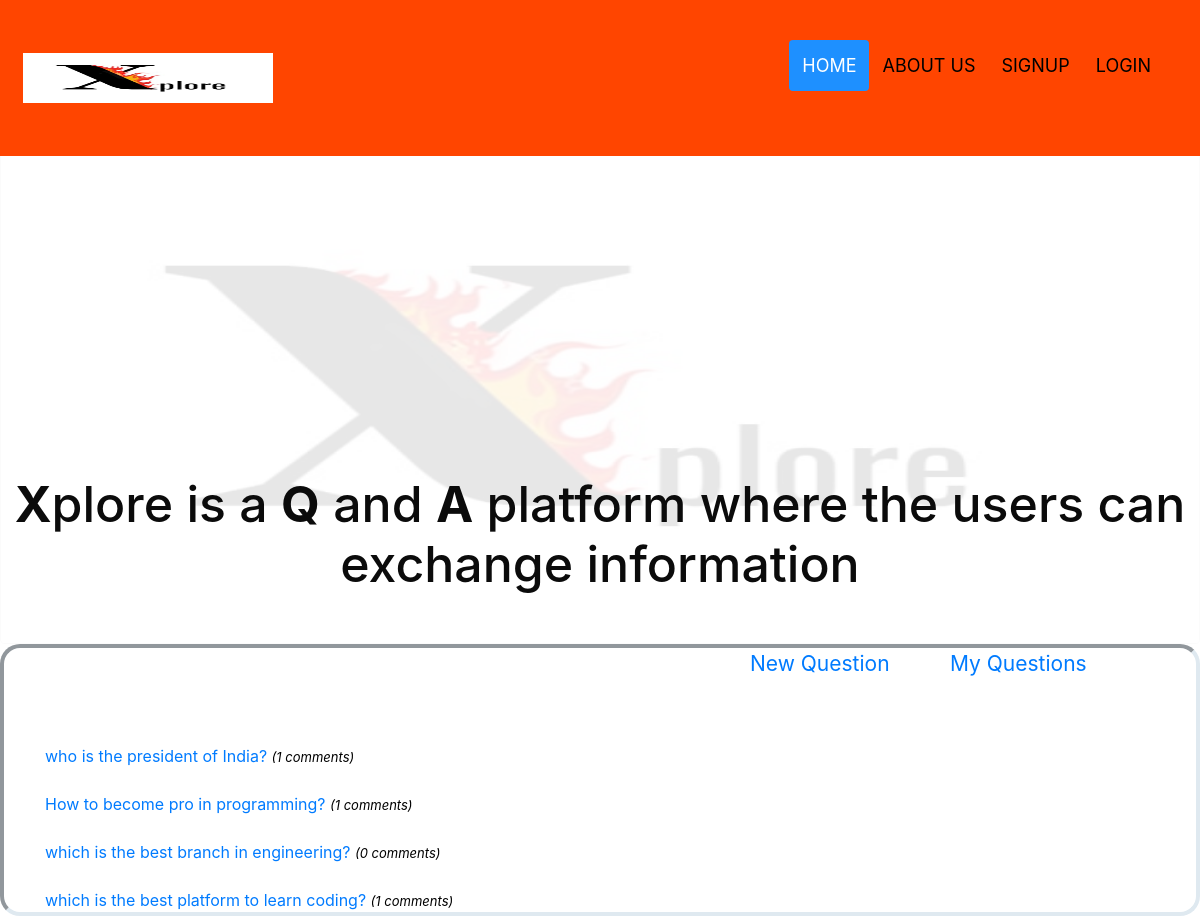
The page / on the database its author committed.
### create_user/models.py (models this page shows, shortened)
class Question(models.Model):
    user = models.ForeignKey(settings.AUTH_USER_MODEL,on_delete=models.CASCADE)
    title = models.CharField(max_length =200)
    body = models.TextField(blank =True ,null=True)
    created =models.DateTimeField(editable =False,null=True ,blank=True)
    modified =models.DateTimeField()
    answers_count = models.IntegerField(default=0)
    points =models.IntegerField(default=0)
    hidden =models.BooleanField(default =False)
    @property
    def num_answers(self):
        answers=Answer.objects.filter(question_id =self.id)
        return len(answers)

### create_user/views.py (the view)
# urls.py: 2. Add a URL to urlpatterns:  path('', views.home, name='home')
def home(request):
    current_user = request.user
    questions=Question.objects.all().order_by('-created')
    all_questions=Question.objects.all()
    page =request.GET.get('page',1)
    paginator =Paginator(all_questions,7)
    try:
        show_q=paginator.page(page)
    except PageNotAnInteger:
        show_q =paginator.page(1)
    except EmptyPage:
        show_q =paginator.page(paginator.num_pages)
    return render(request,'home.html',{'question':questions,'show_q':show_q})

### templates/home.html (shortened to what this page needs)
{% extends 'base.html' %}
{% load static %}
{% block content %}
 <img class="bg_image" src="{% static 'images/logo1.jpeg' %}" alt="Snow" style="width:100%;">
<div class="centered"><p class="monospace" ><h1 style="font-size:50px;"><b>X</b>plore is a <b>Q</b> and <b>A</b> platform where the users can exchange information</h1></p></div>
<div class="inset">
  <div class="container">
    <div class="right_side_rectangle">
      <a class="add_q"href="{% url 'new_question' %}">New Question</a>
      </div>
      <div class="right_side_rectangle2">
      <a href="{% url 'my_question_view' %}">My Questions</a>
    </div>
    <br><br><br>
    {% for i in show_q %}
    <div class="newsitem">
      <br><a href="{% url 'question' i.id %}">{{i.title}} <span class="text-seconday-num_answers"> ({{i.num_answers}} comments) </span> </a><br>
    </div>
    {% endfor %}
  </div>
</div>
{% endblock %}

### templates/base.html (shortened to what this page needs)
{% load static %}
<!DOCTYPE html>
<html lang="en" dir="ltr">
  <head>
  <link rel="stylesheet" href="https://stackpath.bootstrapcdn.com/bootstrap/4.5.0/css/bootstrap.min.css">
  <link href="{% static 'css/styles.css' %}" rel="stylesheet" type="text/css">
  </head>
  <body>
    {% include 'navbar.html' %}
    {% block content %}
    {% endblock %}
  </body>
</html>

### templates/navbar.html (shortened to what this page needs)
{% load static %}
<div id="navbar" style="background-color:orangered">
  <a class="nav-link" href="{% url 'home' %}"> <img class="logo" src="{% static 'images/logo1.jpeg' %}" alt="logo"> </a>
  <div id="navbar-right">
    <a class="active" href="{% url 'home' %}">HOME <span class="sr-only">(current)</span></a>
    <a class="nav-link" href="/accounts/aboutus/">ABOUT US</a>
    {% if user.is_authenticated %}
        <a href="/accounts/logout/">LOGOUT</a>
      {% else %}
        <a href="{% url 'signup' %}">SIGNUP</a>
        <a class="nav-link" href="/accounts/login/">LOGIN</a>
        <html>
  <head></head>
    <body>
      <a href = "https://www.instagram.com/p/Ccx4P-MhJqJ/?igshid=YmMyMTA2M2Y=" target="_blank" alt="instagram"></a>
    </body>
    </html>
      {% endif %}
  </div>
</div>

### static/css/styles.css (style rules this page uses)
.newsitem a { text-decoration:none; font-size: 16px; }
.right_side_rectangle2 { position: absolute; right: 50px; width: 200px; height: 120px; border: 3px ; font-size: 21px; }
.right_side_rectangle { position: absolute; right: 250px; width: 200px; height: 120px; border: 3px ; font-size: 21px; }
.text-seconday-num_answers { font-size: 13px; font-style: italic; color: black; }
.bg_image { border: 1px solid #ddd; border-radius: 4px; padding: 5px; width: 150px; height:500px; opacity:0.09 }
.centered { position: absolute; top: 50%; text-align: center; color: #0b0b0b; font-size: 250%; }
.monospace { font-family: "Lucida Console", Courier, monospace; }
#navbar { overflow: hidden; background-color: #0d0c0c; padding: 40px 10px; transition: 0.4s; position: fixed; width: 100%; top: 0; z-index: 99; }
#navbar a { float: left; color: black; text-align: center; padding: 13px; text-decoration: none; font-size: 18px; line-height: 25px; border-radius: 4px; }
#navbar a.active { background-color: dodgerblue; color: white; }
#navbar-right { float: right; }

### templates/navbar.html (style rules this page uses)
.logo { width: 250px; height:50px; }

### templates/home.html (style rules this page uses)
.inset { border-style: inset; border-width: 4px; border-color: #dfe9f0; border-radius: 20px; }

### rows shown on the page
Question: title "who is the president of India?", num_answers "1"
Question: title "How to become pro in programming?", num_answers "1"
Question: title "which is the best branch in engineering?", num_answers "0"
Question: title "which is the best platform to learn coding?", num_answers "1"
